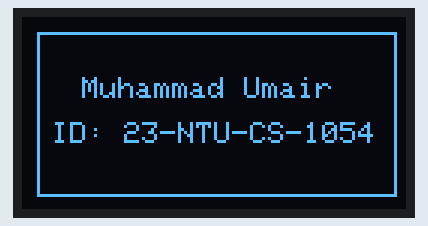
Recording of a program running on a simulated ESP32. Shown: 128×64 one-colour display.

Above: at 0.1 s.

The program:

main.cpp
```cpp
// Muhammad Umair     23-NTU-CS-1054
// Home Task week-4 OLED display

#include <Wire.h>
#include <Adafruit_GFX.h>
#include <Adafruit_SSD1306.h>

#define SCREEN_WIDTH 128
#define SCREEN_HEIGHT 64
#define OLED_ADDR 0x3C

Adafruit_SSD1306 display(SCREEN_WIDTH, SCREEN_HEIGHT, &Wire, -1);


void setup() {
  Wire.begin(21, 22); // ESP32 default I2C pins

  if (!display.begin(SSD1306_SWITCHCAPVCC, OLED_ADDR)) {
    for (;;); // Stop if display not found
  }

  display.clearDisplay();

  // Set text settings
  display.setTextSize(1);             // Text size 1 (normal)
  display.setTextColor(SSD1306_WHITE); // White color text
  display.setCursor(20, 20);          // Starting position of text

  // Write your name and ID
  display.println("Muhammad Umair");
  display.setCursor(10, 35);
  display.println("ID: 23-NTU-CS-1054");

  // Draw rectangle around the text
  display.drawRect(5, 5, 120, 55, SSD1306_WHITE);

  display.display(); // Show everything on OLED
}

void loop() {
  // Nothing in loop
}
```
